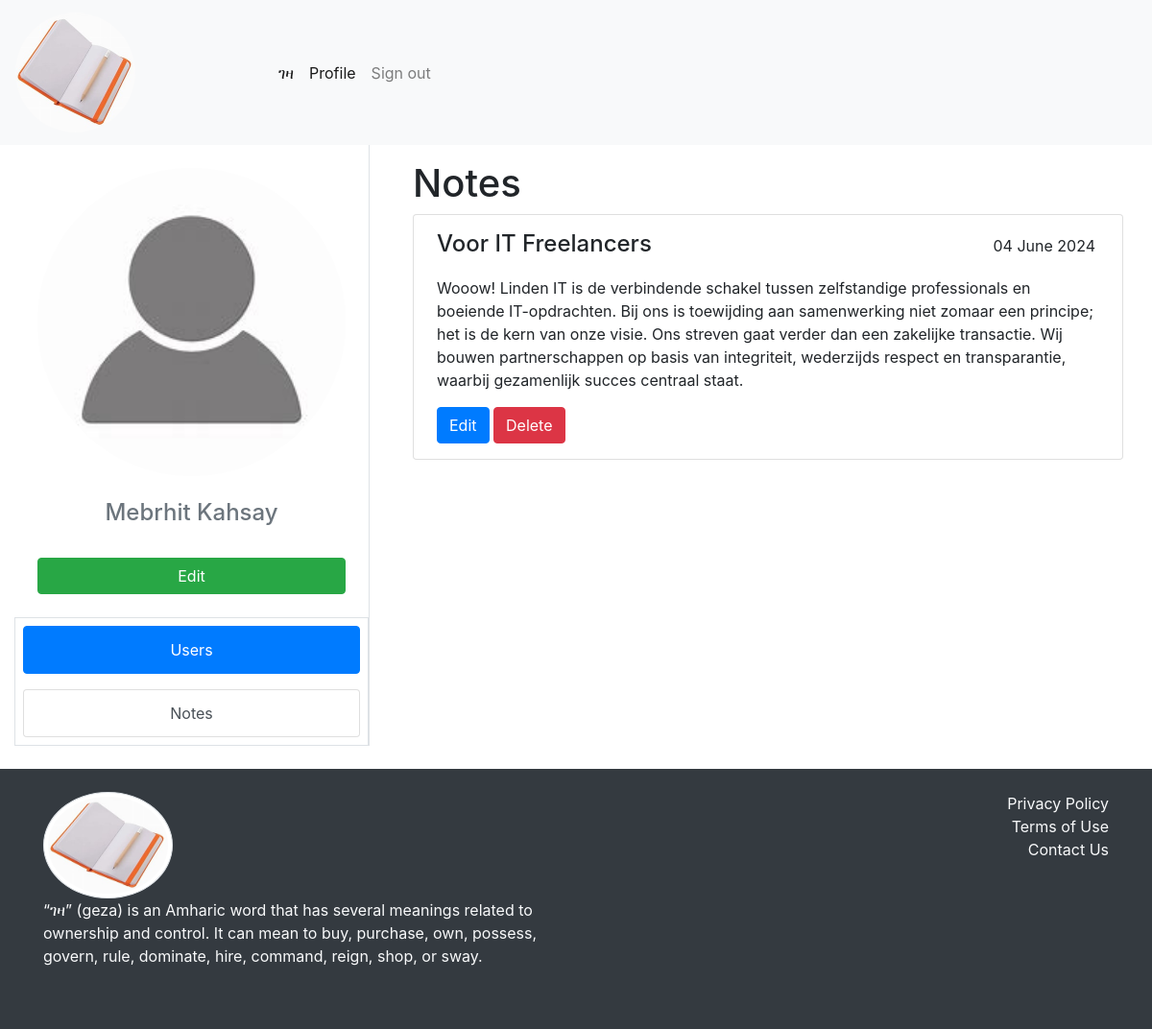
The app's page /profile/get-all-notes (signed in) with its own data.
### note/models.py (models this page shows)
class User(note_db.Model, UserMixin):
    id = note_db.Column(note_db.Integer, primary_key = True)
    email = note_db.Column(note_db.String(150), unique = True)
    password = note_db.Column(note_db.String(200))
    first_name = note_db.Column(note_db.String(100))
    last_name = note_db.Column(note_db.String(100))
    is_admin = note_db.Column(note_db.Boolean, default = False)
    notes = note_db.relationship('Note')

class Note(note_db.Model):
    id = note_db.Column(note_db.Integer, primary_key = True)
    title = note_db.Column(note_db.String(300))
    description = note_db.Column(note_db.String(1000))
    date = note_db.Column(note_db.DateTime(timezone=True), default=func.now())
    user_id = note_db.Column(note_db.Integer, note_db.ForeignKey('user.id'))

### note/profile.py (the view)
@profile.route('/get-all-notes')
@login_required
def get_all_notes():
    global mapper
    mapper = "notes"
    all_notes = Note.query.all()
    return render_template("dashboard.html", category = mapper, user= current_user, notes = all_notes)

### note/__init__.py (called while the page is built)
def create_app():
    app = Flask(__name__)
    app.config['SECRET_KEY'] = "HSGGDGjajajdkdgugd"
    app.config['SQLALCHEMY_DATABASE_URI'] = f'sqlite:///{DB_Name}'
    note_db.init_app(app)
    from .views import views
    from .auth import auth
    from .profile import profile
    app.register_blueprint(views,url_prefix = '/')
    app.register_blueprint(auth,url_prefix = '/auth/')
    app.register_blueprint(profile, url_prefix ='/profile/')
    from .models import User, Note
    create_database(app)
    login_manager = LoginManager()
    login_manager.init_app(app)
    login_manager.login_view = 'auth.login'
    @login_manager.user_loader
    def load_user(id):
        return User.query.get(int(id))
    return app

### note/templates/dashboard.html (shortened to what this page needs)
<!DOCTYPE html>
<html lang="en">
<head>
    <link rel="stylesheet" href="https://stackpath.bootstrapcdn.com/bootstrap/4.3.1/css/bootstrap.min.css">
</head>
<body>
    {% include "navbar.html" %}
    <div class="container-fluid">
        <div class="row">
            <div class="col-md-4">
                {% include "dashboardManager.html" %}
            </div>
            <div class="col-md-8">
                    {% include "dashboardViewer.html" %}
            </div>
        </div>
    </div>
{%  include "footer.html" %}
</body>
</html>

### note/templates/dashboardManager.html
<div class="d-flex flex-column bg-purple-dark border-right" id="wrapper">
    <div class="d-flex flex-column h-50 m-4 justify-content-start text-body  align-center rounded text-white">
        <img class="rounded-circle h-20 w-20" src="{{url_for('static', filename='profile.jpeg')}}" alt=" profile">
        <p class="text-center text-secondary p-4 h4">{{ user.first_name + " " + user.last_name}}</p>
        <a href="/profile/user/update/{{user.id}}" class="btn btn-success">Edit</a>
    </div>
    <ul class="list-group list-unstyled d-inline text-center border">
        <li class="p-2"><a class="list-group-item hover-shadow list-group-item-action active" href="/profile/profile">Users</a></li>
        <li class="p-2"><a class="list-group-item hover-shadow  list-group-item-action" href="/profile/get-all-notes">Notes</a></li>
    </ul>
</div>

### note/templates/adminNotes.html
<ul class="list-group list-group-flush mt-3" id="Notes">
    <h1 class="text-decoration-underline">Notes</h1>
    {% for note in notes %}
        <article class="card user-select-auto p-1">
            <li class="list-group-item card-body">
                <div class="d-flex flex-row justify-content-between text-decoration-underline">
                    <h4 class="card-title">{{note.title}}</h4>
                    <p class="bg-default rounded text-grey p-1">{{ note.date.strftime('%d %B %Y') }}</p>
                </div>
                <p class="card-text">{{ note.description}}</p>
                <a href="/note/{{note.id}}/update" class="btn btn-primary">Edit</a>
                <a href="/note/{{note.id}}/delete" class="btn btn-danger">Delete</a>
            </li>
        </article>
    {% endfor%}
</ul>

### records on screen
User: first_name+last_name "Mebrhit Kahsay"
Note: title "Voor IT Freelancers", date "04 June 2024", description "Wooow! Linden IT is de verbindende schakel tussen zelfstandige professionals en boeiende IT-opdrachten. Bij ons is toewijding aan samenwerking niet zomaar een principe; het is de kern van onze visie. Ons streven gaat verder dan een zakelijke transactie. Wij bouwen partnerschappen op basis van integriteit, wederzijds respect en transparantie, waarbij gezamenlijk succes centraal staat."
